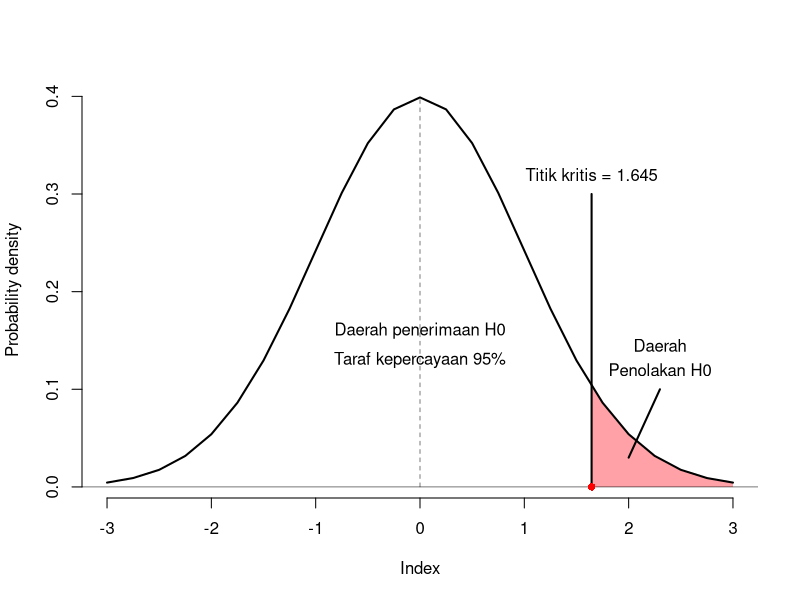
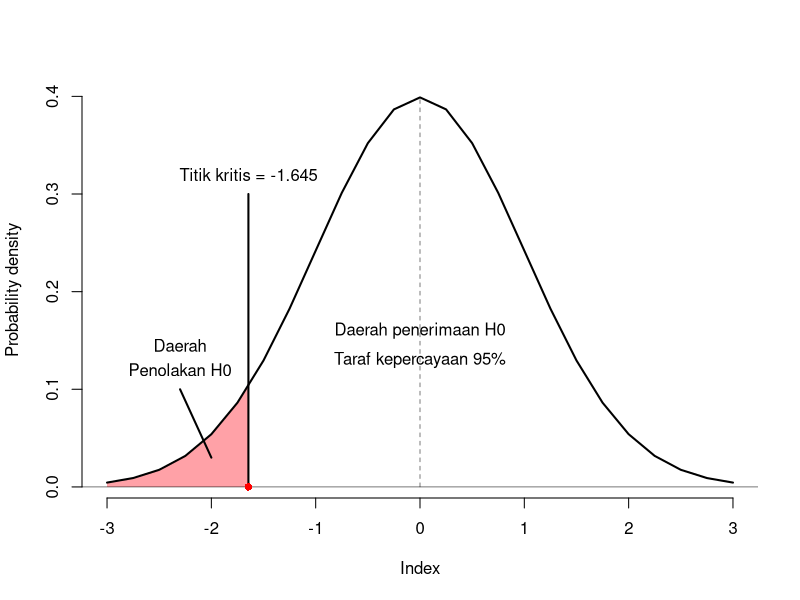
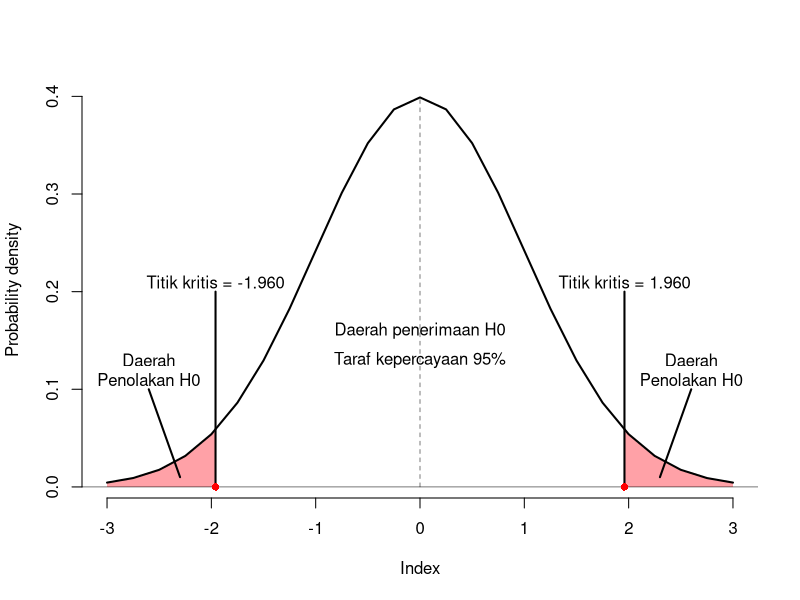

Source code (R) for these figures, in order:
## ---- chunk 1
mu    <- 0                            # mean
sd    <- 1                            # standard deviation
alpha <- 0.05                              # i.e., 95% confidence interval

# Full normal distribution
x <- seq(mu-3*sd, mu+3*sd, len=25)
y <- dnorm(x, mean=mu, sd=sd)

# Use quantile function to compute the confidence interval (CI)
lo <- qnorm(0.05,   mean=mu, sd=sd)  # lower CI bound
hi <- qnorm(1-0.05, mean=mu, sd=sd)  # upper CI bound
# start with an empty plot
## ---- chunk 2
plot(NULL,NULL, type='n', xlim=range(x), ylim=range(y),
     frame.plot = F, ylab = "Probability density")

xci <- seq(max(x), hi, len=1000)             # background: confidence interval 95%
yci <- dnorm(xci, mean=mu, sd=sd)
xx <- c(xci, rev(xci))
yy <- c(0*yci, rev(yci))
polygon(xx,yy,col="#ffa1a7", border=NA)

lines(x,y, col="black", lwd=2)              # Foreground: complete distribution

# Annotation and decoration
lines(c(mu,mu), c(0,dnorm(mu,mean=mu,sd=sd)), lty="dashed", lwd=0.5) # mean
abline(h=0, lwd=0.5) # proper y=0 line
text(mean(x), mean(y), sprintf("Daerah penerimaan H0", 100*(1-alpha)))
text(mean(x), mean(y)-0.03, sprintf("Taraf kepercayaan %.0f%%", 100*(1-alpha)))

lines(c(hi,hi), c(0.001,0.3), lwd=2)
points(hi, y=0, pch = 16, col="red")
text(hi, 0.32, sprintf("Titik kritis = %.3f", hi))

lines(c(2,2.3), c(0.03,0.1), lwd=2) # mu - s.d.
text(2.3, 0.12, sprintf("Penolakan H0", lo))
text(2.3, 0.145, sprintf("Daerah", lo))
## ---- chunk 3
mu    <- 0                            # mean
sd    <- 1                            # standard deviation
alpha <- 0.05                              # i.e., 95% confidence interval

# Full normal distribution
x <- seq(mu-3*sd, mu+3*sd, len=25)
y <- dnorm(x, mean=mu, sd=sd)

# Use quantile function to compute the confidence interval (CI)
lo <- qnorm(0.05,   mean=mu, sd=sd)  # lower CI bound
hi <- qnorm(1-0.05, mean=mu, sd=sd)  # upper CI bound
# start with an empty plot
## ---- chunk 4
plot(NULL,NULL, type='n', xlim=range(x), ylim=range(y),
     frame.plot = F, ylab = "Probability density")

xci <- seq(min(x), lo, len=1000)             # background: confidence interval 95%
yci <- dnorm(xci, mean=mu, sd=sd)
xx <- c(xci, rev(xci))
yy <- c(0*yci, rev(yci))
polygon(xx,yy,col="#ffa1a7", border=NA)

lines(x,y, col="black", lwd=2)              # Foreground: complete distribution

# Annotation and decoration
lines(c(mu,mu), c(0,dnorm(mu,mean=mu,sd=sd)), lty="dashed", lwd=0.5) # mean
abline(h=0, lwd=0.5) # proper y=0 line
text(mean(x), mean(y), sprintf("Daerah penerimaan H0", 100*(1-alpha)))
text(mean(x), mean(y)-0.03, sprintf("Taraf kepercayaan %.0f%%", 100*(1-alpha)))

lines(c(lo,lo), c(0.001,0.3), lwd=2)
points(lo, y=0, pch = 16, col="red")
text(lo, 0.32, sprintf("Titik kritis = %.3f", lo))

lines(c(-2,-2.3), c(0.03,0.1), lwd=2) # mu - s.d.
text(-2.3, 0.12, sprintf("Penolakan H0", lo))
text(-2.3, 0.145, sprintf("Daerah", lo))
## ---- chunk 5
mu    <- 0                            # mean
sd    <- 1                            # standard deviation
alpha <- 0.05                              # i.e., 95% confidence interval

# Full normal distribution
x <- seq(mu-3*sd, mu+3*sd, len=25)
y <- dnorm(x, mean=mu, sd=sd)

# Use quantile function to compute the confidence interval (CI)
lo <- qnorm(0.05/2,   mean=mu, sd=sd)  # lower CI bound
hi <- qnorm(1-0.05/2, mean=mu, sd=sd)  # upper CI bound
# start with an empty plot
## ---- chunk 6
plot(NULL,NULL, type='n', xlim=range(x), ylim=range(y),
     frame.plot = F, ylab = "Probability density")

xci <- seq(min(x), lo, len=1000)             # background: confidence interval 95%
yci <- dnorm(xci, mean=mu, sd=sd)
xx <- c(xci, rev(xci))
yy <- c(0*yci, rev(yci))
polygon(xx,yy,col="#ffa1a7", border=NA)

xci <- seq(hi, max(x), len=1000)             # background: confidence interval 95%
yci <- dnorm(xci, mean=mu, sd=sd)
xx <- c(xci, rev(xci))
yy <- c(0*yci, rev(yci))
polygon(xx,yy,col="#ffa1a7", border=NA)


lines(x,y, col="black", lwd=2)              # Foreground: complete distribution

# Annotation and decoration
lines(c(mu,mu), c(0,dnorm(mu,mean=mu,sd=sd)), lty="dashed", lwd=0.5) # mean
abline(h=0, lwd=0.5) # proper y=0 line
text(mean(x), mean(y), sprintf("Daerah penerimaan H0", 100*(1-alpha)))
text(mean(x), mean(y)-0.03, sprintf("Taraf kepercayaan %.0f%%", 100*(1-alpha)))

lines(c(lo,lo), c(0.001,0.2), lwd=2)
points(lo, y=0, pch = 16, col="red")
text(lo, 0.21, sprintf("Titik kritis = %.3f", lo))

lines(c(-2.3,-2.6), c(0.01,0.1), lwd=2) # mu - s.d.
text(-2.6, 0.11, sprintf("Penolakan H0", lo))
text(-2.6, 0.13, sprintf("Daerah", lo))

lines(c(hi,hi), c(0.001,0.2), lwd=2)
points(hi, y=0, pch = 16, col="red")
text(hi, 0.21, sprintf("Titik kritis = %.3f", hi))

lines(c(2.3,2.6), c(0.01,0.1), lwd=2) # mu - s.d.
text(2.6, 0.11, sprintf("Penolakan H0", lo))
text(2.6, 0.13, sprintf("Daerah", lo))
## ---- chunk 7
set.seed(31)
sebelum = abs(round(rnorm(10,200,10),0))
setelah = abs(round(rnorm(10,180,20),0))

datass = t(data.frame(sebelum, setelah))
colnames(datass) = c(1:10)

knitr::kable(datass, align = "c",
             caption = "Data Kadar Kolesterol Pasien", booktabs = T)
## ---- chunk 8
D = sebelum-setelah
D2 = D^2
datassdd = rbind(datass,D,D2)
knitr::kable(
  datassdd, align = "c", caption = 'Selisih dan Kuadrat Selisih Data Sebelum dan Setelah 2 Minggu',
  booktabs = TRUE
)
## ---- chunk 9
xxx <- data.frame(sebelum=c("...", "...", "..."),
                  sebelum=c("...", "...", "..."),
                  D=c("...", "...", "..."),
                  absD=c("...", "...", "..."),
                  rank=c(1:3),
                  PosNegRank=c("...", "...", "..."))

knitr::kable(
  xxx, align = "c",
  caption = "Tabel Bantu Uji Wilcoxon"
)
## ---- chunk 10
set.seed(31)
bulan = c(1:6)
sebelum = rpois(6,9)
setelah = rpois(6,8)
dataxxxx = data.frame("bulan ke-"=bulan,
                      "sebelum pemasangan"=sebelum,
                      "setelah pemasangan"=setelah)

knitr::kable(
  dataxxxx, align = "c",
  caption = "Jumlah Kecelakaan Setiap Bulan Sebelum dan Setelah Pemasangan Polisi Tidur"
)
## ---- chunk 11
set.seed(31)
bulan = c(1:6)
sebelum = rpois(6,9)
setelah = rpois(6,8)
dataxxxx = data.frame("bulan ke-"=bulan,
                      sebelum=sebelum,
                      setelah=setelah,
                      D = sebelum-setelah,
                      absD = abs(sebelum-setelah),
                      rank = c(1.5, 6, 4, 1.5, 5, 3),
                      NegPosRank = c(-1.5, 6, -4, 1.5, 5, -3))

knitr::kable(
  dataxxxx, align = "c",
  caption = "Tabel Bantu Perhitungan Uji Wilcoxon"
)
